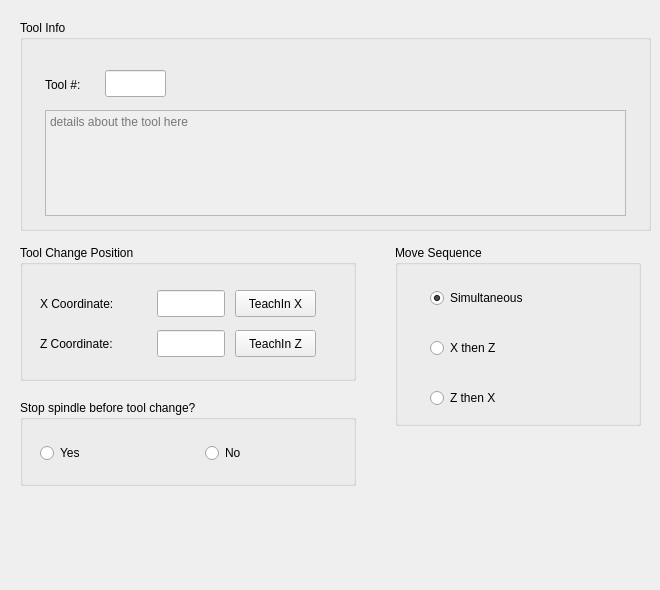
<?xml version="1.0" encoding="UTF-8"?>
<ui version="4.0">
 <class>Form</class>
 <widget class="QWidget" name="Form">
  <property name="geometry">
   <rect>
    <x>0</x>
    <y>0</y>
    <width>660</width>
    <height>590</height>
   </rect>
  </property>
  <property name="windowTitle">
   <string>Form</string>
  </property>
  <widget class="QGroupBox" name="groupBox_10">
   <property name="geometry">
    <rect>
     <x>20</x>
     <y>20</y>
     <width>631</width>
     <height>211</height>
    </rect>
   </property>
   <property name="title">
    <string>Tool Info</string>
   </property>
   <widget class="QLabel" name="label_12">
    <property name="geometry">
     <rect>
      <x>25</x>
      <y>55</y>
      <width>66</width>
      <height>19</height>
     </rect>
    </property>
    <property name="text">
     <string>Tool #:</string>
    </property>
   </widget>
   <widget class="QLineEdit" name="toolNo">
    <property name="geometry">
     <rect>
      <x>85</x>
      <y>50</y>
      <width>61</width>
      <height>27</height>
     </rect>
    </property>
   </widget>
   <widget class="QTextEdit" name="toolDescription">
    <property name="enabled">
     <bool>false</bool>
    </property>
    <property name="geometry">
     <rect>
      <x>25</x>
      <y>90</y>
      <width>581</width>
      <height>106</height>
     </rect>
    </property>
    <property name="placeholderText">
     <string>details about the tool here</string>
    </property>
   </widget>
  </widget>
  <widget class="QGroupBox" name="groupBox_11">
   <property name="geometry">
    <rect>
     <x>20</x>
     <y>245</y>
     <width>336</width>
     <height>136</height>
    </rect>
   </property>
   <property name="title">
    <string>Tool Change Position</string>
   </property>
   <widget class="QLabel" name="label_35">
    <property name="geometry">
     <rect>
      <x>20</x>
      <y>45</y>
      <width>107</width>
      <height>27</height>
     </rect>
    </property>
    <property name="styleSheet">
     <string notr="true">font: 11pt &quot;Noto Sans&quot;;</string>
    </property>
    <property name="text">
     <string>X Coordinate:</string>
    </property>
   </widget>
   <widget class="TeachInLineEdit" name="xChangePos">
    <property name="geometry">
     <rect>
      <x>137</x>
      <y>45</y>
      <width>68</width>
      <height>27</height>
     </rect>
    </property>
    <property name="alignment">
     <set>Qt::AlignRight|Qt::AlignTrailing|Qt::AlignVCenter</set>
    </property>
    <property name="referenceType" stdset="0">
     <number>1</number>
    </property>
    <property name="axisNumber" stdset="0">
     <number>0</number>
    </property>
    <property name="inchFormat" stdset="0">
     <string>%9.4f</string>
    </property>
    <property name="millimeterFormat" stdset="0">
     <string>%10.3f</string>
    </property>
    <property name="degreeFormat" stdset="0">
     <string>%10.2f</string>
    </property>
    <property name="latheMode" stdset="0">
     <number>2</number>
    </property>
   </widget>
   <widget class="QPushButton" name="xPosTeach">
    <property name="geometry">
     <rect>
      <x>215</x>
      <y>45</y>
      <width>81</width>
      <height>27</height>
     </rect>
    </property>
    <property name="text">
     <string>TeachIn X</string>
    </property>
   </widget>
   <widget class="QLabel" name="label_36">
    <property name="geometry">
     <rect>
      <x>20</x>
      <y>85</y>
      <width>107</width>
      <height>27</height>
     </rect>
    </property>
    <property name="styleSheet">
     <string notr="true">font: 11pt &quot;Noto Sans&quot;;</string>
    </property>
    <property name="text">
     <string>Z Coordinate:</string>
    </property>
   </widget>
   <widget class="QPushButton" name="zPosTeach">
    <property name="geometry">
     <rect>
      <x>215</x>
      <y>85</y>
      <width>81</width>
      <height>27</height>
     </rect>
    </property>
    <property name="text">
     <string>TeachIn Z</string>
    </property>
   </widget>
   <widget class="TeachInLineEdit" name="zChangePos">
    <property name="geometry">
     <rect>
      <x>137</x>
      <y>85</y>
      <width>68</width>
      <height>27</height>
     </rect>
    </property>
    <property name="alignment">
     <set>Qt::AlignRight|Qt::AlignTrailing|Qt::AlignVCenter</set>
    </property>
    <property name="referenceType" stdset="0">
     <number>1</number>
    </property>
    <property name="axisNumber" stdset="0">
     <number>0</number>
    </property>
    <property name="inchFormat" stdset="0">
     <string>%9.4f</string>
    </property>
    <property name="millimeterFormat" stdset="0">
     <string>%10.3f</string>
    </property>
    <property name="degreeFormat" stdset="0">
     <string>%10.2f</string>
    </property>
    <property name="latheMode" stdset="0">
     <number>2</number>
    </property>
   </widget>
  </widget>
  <widget class="QGroupBox" name="groupBox_13">
   <property name="geometry">
    <rect>
     <x>20</x>
     <y>400</y>
     <width>336</width>
     <height>86</height>
    </rect>
   </property>
   <property name="title">
    <string>Stop spindle before tool change?</string>
   </property>
   <widget class="QRadioButton" name="radioButton_3">
    <property name="geometry">
     <rect>
      <x>20</x>
      <y>35</y>
      <width>71</width>
      <height>36</height>
     </rect>
    </property>
    <property name="text">
     <string>Yes</string>
    </property>
   </widget>
   <widget class="QRadioButton" name="radioButton_7">
    <property name="geometry">
     <rect>
      <x>185</x>
      <y>35</y>
      <width>71</width>
      <height>36</height>
     </rect>
    </property>
    <property name="text">
     <string>No</string>
    </property>
   </widget>
  </widget>
  <widget class="QGroupBox" name="groupBox_12">
   <property name="geometry">
    <rect>
     <x>395</x>
     <y>245</y>
     <width>246</width>
     <height>181</height>
    </rect>
   </property>
   <property name="title">
    <string>Move Sequence</string>
   </property>
   <widget class="QRadioButton" name="radioButton_4">
    <property name="geometry">
     <rect>
      <x>35</x>
      <y>35</y>
      <width>126</width>
      <height>36</height>
     </rect>
    </property>
    <property name="text">
     <string>Simultaneous</string>
    </property>
    <property name="checked">
     <bool>true</bool>
    </property>
   </widget>
   <widget class="QRadioButton" name="radioButton_5">
    <property name="geometry">
     <rect>
      <x>35</x>
      <y>85</y>
      <width>126</width>
      <height>36</height>
     </rect>
    </property>
    <property name="text">
     <string>X then Z</string>
    </property>
   </widget>
   <widget class="QRadioButton" name="radioButton_6">
    <property name="geometry">
     <rect>
      <x>35</x>
      <y>135</y>
      <width>126</width>
      <height>36</height>
     </rect>
    </property>
    <property name="text">
     <string>Z then X</string>
    </property>
   </widget>
  </widget>
 </widget>
 <customwidgets>
  <customwidget>
   <class>TeachInLineEdit</class>
   <extends>QLineEdit</extends>
   <header>qtpyvcp.widgets.input_widgets.teachin_line_edit</header>
  </customwidget>
 </customwidgets>
 <resources/>
 <connections/>
</ui>
